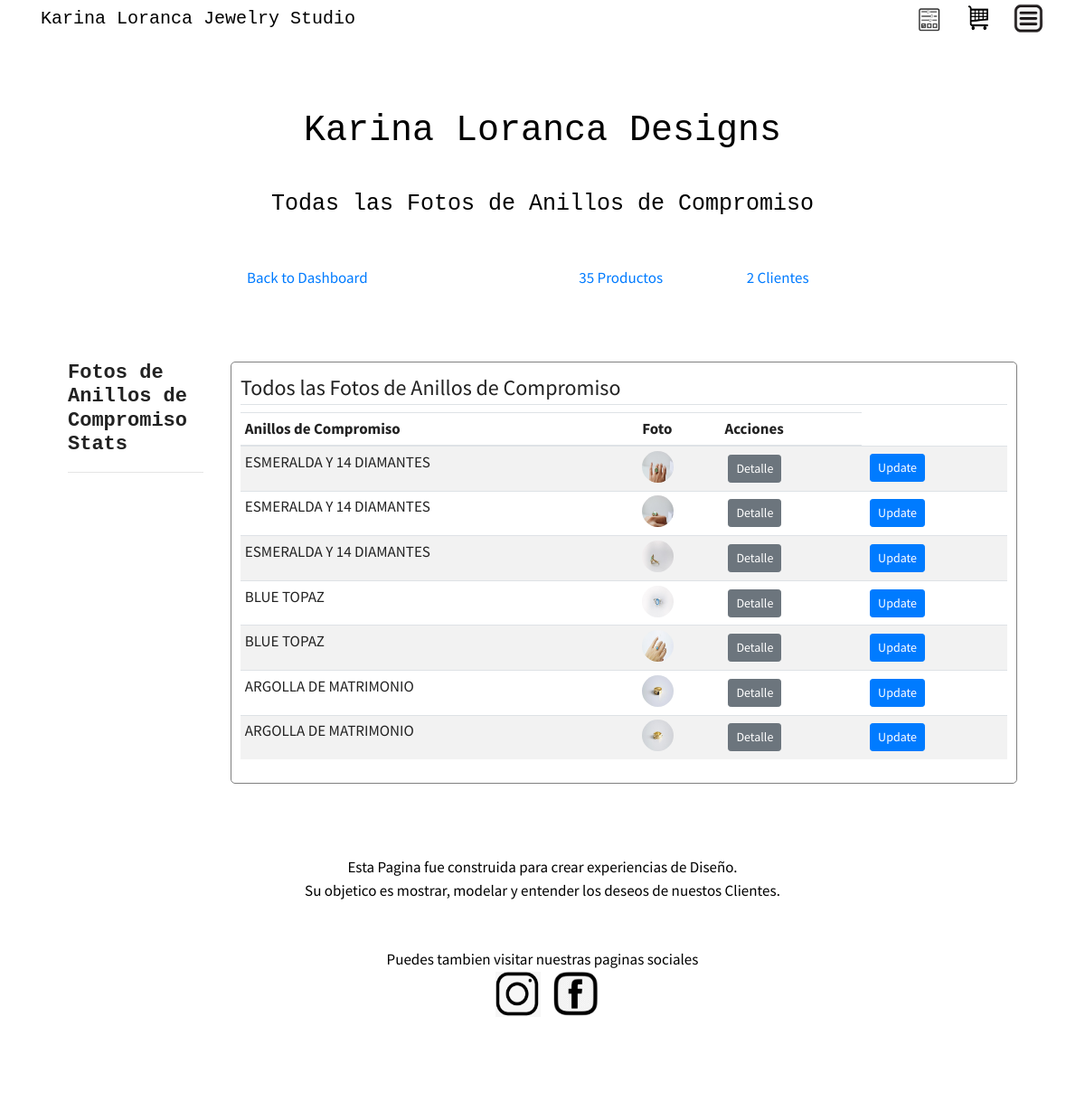
/anillos_table (signed in), run on the app's committed database.
### kl_designs/models.py (models this page shows, shortened)
class AnillosCompromiso(db.Model):
    __table_args__ = {'extend_existing': True}
    id = db.Column(db.Integer, primary_key=True)
    anillo_compromiso_name = db.Column(db.String(100), nullable=False)
    image_file = db.Column(db.String(20), nullable=False, default='default.jpg')
    date_posted = db.Column(db.DateTime, nullable=False, default=datetime.utcnow)

### kl_designs/views/anillos_de_compromisos/routes_anillos_de_compromiso.py (the view)
@anillos.route("/anillos_table")
@login_required
def table_anillos():
        anillos = AnillosCompromiso.query.all()
        anillos_count = db.session.query(AnillosCompromiso.id).count()
        user_count = db.session.query(User.id).count()
        product_count = db.session.query(Product.productid).count()
        return render_template('anillo/anillos_table.html',
                               anillos=anillos, anillos_count=anillos_count,
                               product_count=product_count, user_count=user_count)

### kl_designs/models.py (called while the page is built)
@login_manager.user_loader
def load_user(user_id):
    return User.query.get(int(user_id))

### kl_designs/templates/anillo/anillos_table.html (shortened to what this page needs)
{% extends 'main/layout.html' %}
{% block additional_css %}
<link rel="stylesheet" type="text/css" href="{{ url_for('static', filename='uxdes4.css') }}"/>
    <link rel="stylesheet" type="text/css" href="{{ url_for('static', filename='view_admin.css') }}"/>
{% endblock %}
{% block main_content %}
    <div class="container">
    {% if current_user.is_authenticated %}
    <div class="hero">
        <h1>Karina Loranca Designs</h1>
    <small>
      Todas las Fotos de Anillos de Compromiso
    </small>
    </div>
    <div class="stats">
        <div class="stat"><a href="{{ url_for('admins.index') }}"> Back to Dashboard </a></div>
        <div class="stat"> {% if product_count %} <a href="{{ url_for('products.table_products') }}">{{ product_count }} Productos</a>  {% endif %}</div>
        <div class="stat"> {% if user_count %} <a href="{{ url_for('admins.user_stats') }}">{{ user_count }} Clientes</a>  {% endif %}</div>
    </div>
        <div class="row">
            <div class="col-md-2">
                <div class="actions">
                    <h2>Fotos de Anillos de Compromiso Stats</h2>
                    <hr>
                </div>
            </div>
            <div class="col-md-10">
                <div class="content-section-admin-user">
                <legend class="border-bottom mb-2">Todos las Fotos de Anillos de Compromiso</legend>
                    <div class="table-responsive">
                        <table class="table table-sm table-condensed table-striped" id="Cart">
                            <thead>
                            <tr>
                                <th scope="col">Anillos de Compromiso</th>
                                <th scope="col">Foto</th>
                                <th scope="col">Acciones</th>
                            </tr>
                            </thead>
                            <tbody>
                            {% for a in anillos %}
                                <td scope="col"> {{ a.anillo_compromiso_name }}</td>
                                <td scope="col"><img class="category_table" src="{{ url_for('static', filename='photos/' + a.image_file) }}"> </td>
                                <td scope="col"> <a class="btn btn-secondary btn-sm m-1" href="{{ url_for('anillos.anillo', id=a.id) }}">Detalle</a> </td>
                                <td scope="col"> <a class="btn btn-primary btn-sm m-1" href="{{ url_for('anillos.update_anillo', id=a.id) }}">Update</a> </td>
                            {% endfor %}
                            </tbody>
                        </table>
                    </div>
                </div>
            </div>
        </div>
    {% endif %}
{% endblock main_content %}

### kl_designs/static/uxdes4.css (style rules this page uses)
.hero { background-color: white; color: black; font-size: 18px; font-family: Consolas, "andale mono", "lucida console", monospace; padding: 50px 0px; text-align: center; }
.hero h1 { padding: 30px; }
.hero small { font-size: 25px; }
.category_table { height: 35px; width: 35px; border-radius: 25px; }

### kl_designs/static/view_admin.css (style rules this page uses)
.row { margin-top: 50px; padding: 30px; }
h2 { font-family: Consolas, "andale mono", "lucida console", monospace; font-size: 22px; font-weight: bold; }
.content-section-admin-user { margin-top: 0px; margin-left: 0px; margin-right: auto; max-width: 900px; background-color: white; border: 1px solid gray; border-radius: 5px; padding: 10px; }
.stats { padding: 0px; text-align: center; }
.stats .stat { display: inline-block; min-width: 170px; }

### data on the page
AnillosCompromiso: anillo_compromiso_name "ESMERALDA Y 14 DIAMANTES", image_file (picture)
AnillosCompromiso: anillo_compromiso_name "ESMERALDA Y 14 DIAMANTES", image_file (picture)
AnillosCompromiso: anillo_compromiso_name "ESMERALDA Y 14 DIAMANTES", image_file (picture)
AnillosCompromiso: anillo_compromiso_name "BLUE TOPAZ", image_file (picture)
AnillosCompromiso: anillo_compromiso_name "BLUE TOPAZ", image_file (picture)
AnillosCompromiso: anillo_compromiso_name "ARGOLLA DE MATRIMONIO", image_file (picture)
AnillosCompromiso: anillo_compromiso_name "ARGOLLA DE MATRIMONIO", image_file (picture)

### other printed values
{{ product_count }} "35"
{{ user_count }} "2"
